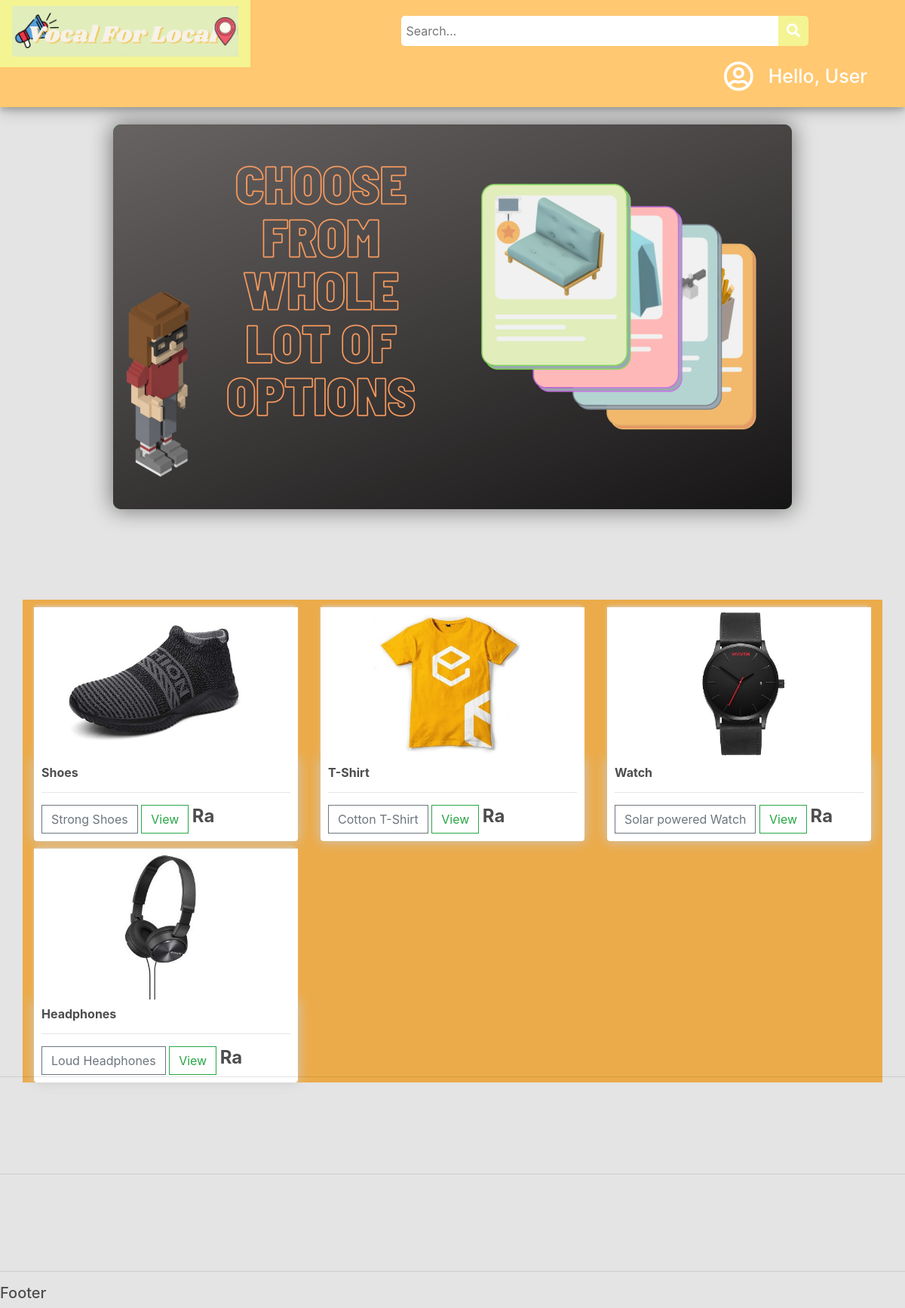
/home/, run on the app's committed database.
### main/models.py (models this page shows, shortened)
class Post(models.Model):
    name = models.CharField(max_length=200,null=True)
    note = models.CharField(max_length=1000, null=True)
    photo = models.ImageField(upload_to="images/",null=True,verbose_name="")
    user = models.ForeignKey(Customer, null=True, on_delete= models.SET_NULL)
    date_created = models.DateTimeField(auto_now_add=True, null=True)
    category = models.CharField(max_length=200, null=True)
    @property
    def imageURL(self):
        try:
            url = self.photo.url
        except :
            url = ''
        return url

class Customer(models.Model):
    id = models.IntegerField(primary_key=True, null=False)
    name = models.CharField(max_length=200, null=True)
    phone = models.CharField(max_length=200, null=True)
    email = models.CharField(max_length=200, null=True)
    city = models.CharField(max_length=200, null=False)
    date_created = models.DateTimeField(auto_now_add=True, null=True)
    def __str__(self):
	    return self.name

### main/views.py (the view)
# urls.py: 2. Add a URL to urlpatterns:  path('', views.home, name='home')
def home(request):
	posts = Post.objects.all()
	return render(request,'main/home.html',context={'posts':posts})

### main/templates/main/home.html (shortened to what this page needs)
{% extends 'main/base.html' %}
{% block content %}
<div class="row">
    {% for p in posts %}
    <div class="col-lg-4">
        <img class="thumbnail" src="{{p.imageURL}}">
        <div class="box-element product">
            <h6><strong>{{p.name}}</strong></h6>
            <hr>
            <button class="btn btn-outline-secondary add-btn update-cart">{{p.note}}</button>
            <a class="btn btn-outline-success" href="#">View</a>
            <h4 style="display: inline-block;"><strong>{{p.user}}</strong></h4>
        </div>
    </div>
    {% endfor %}
</div>
{% endblock %}

### main/templates/main/base.html (shortened to what this page needs)
{% load static %}
<!DOCTYPE html>
<html>
  <head>
    <link
      rel="stylesheet"
      href="https://stackpath.bootstrapcdn.com/bootstrap/4.3.1/css/bootstrap.min.css"
    />
    <link rel="stylesheet" type="text/css" href="{%static '/css/base.css' %}" />
    <link
      rel="stylesheet"
      href="https://use.fontawesome.com/releases/v5.6.1/css/all.css"
    />
  </head>
  <body style="background-color: #e4e4e4;">
    <div class="topnav">
      <a class="active" href="{% url 'home' %}">
        <img
          id="logo"
          src="{% static 'images/logo_final.png' %}"
          alt="VocalForLocal"
        />
      </a>
      <div class="search">
        <form action="#">
          <input type="text" placeholder=" Search..." name="search" />
          <button>
            <i class="fa fa-search" style="font-size: 18px"> </i>
          </button>
        </form>
      </div>
      <span class="hello-msg">
        Hello, {% if user.is_authenticated %} {{request.user}} {% else %} User
        {% endif %}
      </span>
      {% if user.is_authenticated %}
      <div class="drop-down">
        <button class="dropbtn">
          <i class="far fa-user-circle" style="font-size: 40px"> </i>
        </button>
        <div class="drop-down-content">
          <a href="{% url 'profile' %}">Profile</a>
          <a href="{% url 'logout' %}">Logout</a>
        </div>
      </div>
      {% else %}
      <div class="drop-down">
        <button class="dropbtn">
          <i class="far fa-user-circle" style="font-size: 40px"></i>
        </button>
      </div>
      {% endif %}
    </div>
    <div class="menu-bar">
      <ul>
        <li>
          <div class="location">
            <form action="#">
              <button class="locationbtn">
              </button>
            </form>
          </div>
        </li>
        <li>
        </li>
        <li>
        </li>
      </ul>
    </div>
	<br>
	<div id="slideshow">
		<div class="slide-wrapper">
		  <div class="slide">
        <img src="{% static 'images/workout (1).png' %}" alt="poster">
		  </div>
		</div>
	  </div>
    <div class="container">
    {% block content %}
		{% endblock %}</div>
    <br />
    <br />
    <br />
    <br />
    <hr />
    <br />
    <br />
    <br />
    <br />
    <hr />
    <br />
    <br />
    <br />
    <br />
    <hr />
    <h5>Footer</h5>
  </body>
</html>

### static/css/base.css (style rules this page uses)
.hello-msg { position: relative; float: right; font: verdana; font-weight: 500; font-size: 25px; color: #fff; margin-right: 50px; margin-top: 22px; text-align: center; }
.topnav { background: #ffc871; overflow: hidden; box-shadow: 0 4px 8px 0 rgba(0, 0, 0, 0.2), 0 6px 20px 0 rgba(0, 0, 0, 0.19); position: fixed; top: 0; width: 100%; }
.topnav a { float: left; color: #f2f2f2; text-align: center; padding: 14px 16px; text-decoration: none; font-size: 17px; }
.topnav a.active { color: rgb(255, 102, 0); text-shadow: 2px 2px 7px #ebab4a; }
.search input[type="text"] { width: 500px; height: 40px; border-top-left-radius: 5px; border-bottom-left-radius: 5px; border: none; margin-top: 20px; background-color: #ffff; }
.search { float: left; margin-left: 200px; margin-top: 1px; }
.search button { height: 40px; width: 40px; background-color: #f4f493; color: #ffff; border-top-right-radius: 5px; border-bottom-right-radius: 5px; float: right; margin-top: 20px; padding: 5px 10px; margin-right: 16px; font-size: 12px; border: none; cursor: pointer; }
#logo { width: 300px; height: 100%; overflow: hidden; margin-top: -6px; }
.drop-down { overflow: hidden; }
.drop-down .dropbtn { position: relative; background-color: #ffc871; color: white; float: right; margin-top: 15px; margin: 0; padding: 20px 20px; font-size: 16px; border: none; }
.menu-bar { overflow: hidden; position:static; margin-top: 85px; top: 86px; background: #97bedd; width: 100%; text-align: left; }
.menu-bar ul { display : inline-flex; list-style: none; margin-top: unset; margin-bottom: unset; }
.menu-bar ul li { width:200; padding-right : 20px; margin-right : 20px; margin : 15px 15px; border-right: 2px solid; color: white; font-weight: bold; }
.locationbtn { height: 20px; width: 15px; background: #97bedd; border:none; }
#slideshow { overflow: hidden; height: 510px; width: 900px; margin: 0 auto; border-radius:10px ; box-shadow: 0px 0px 29px 2px rgba(0,0,0,0.48); -webkit-box-shadow: 0px 0px 29px 2px rgba(0,0,0,0.48); -moz-box-shadow: 0px 0px 29px 2px rgba(0,0,0,0.48); }
.slide { color: white; float: left; height: 510px; width: 900px; }
.slide-wrapper { width: calc(900px * 4); animation: slide 15s ease infinite; }
.slide:nth-child(1) { background: green; }
body { background-color: hsl(0, 0%, 98%); }
h1,h2,h3,h4,h5,h6 { color:hsl(0, 0%, 30%); }
.box-element { box-shadow:hsl(0, 0%, 80%) 0 0 16px; background-color: #fff; border-radius: 4px; padding: 10px; }
.thumbnail { width: 100%; height: 200px; -webkit-box-shadow: -1px -3px 5px -2px rgba(214,214,214,1); -moz-box-shadow: -1px -3px 5px -2px rgba(214,214,214,1); box-shadow: -1px -3px 5px -2px rgba(214,214,214,1); }
.product { border-radius: 0 0 4px 4px; }
.col-lg-4, .col-lg-6, .col-lg-8, .col-lg-12 { margin-top: 10px; }
.btn { border-radius: 0; }
.container { position: relative; top: 120px; background-color: #ebab4a; z-index: -1; }

### data on the page
Post: imageURL (picture), name "Shoes", note "Strong Shoes", user "Ra"
Post: imageURL (picture), name "T-Shirt", note "Cotton T-Shirt", user "Ra"
Post: imageURL (picture), name "Watch", note "Solar powered Watch", user "Ra"
Post: imageURL (picture), name "Headphones", note "Loud Headphones", user "Ra"
